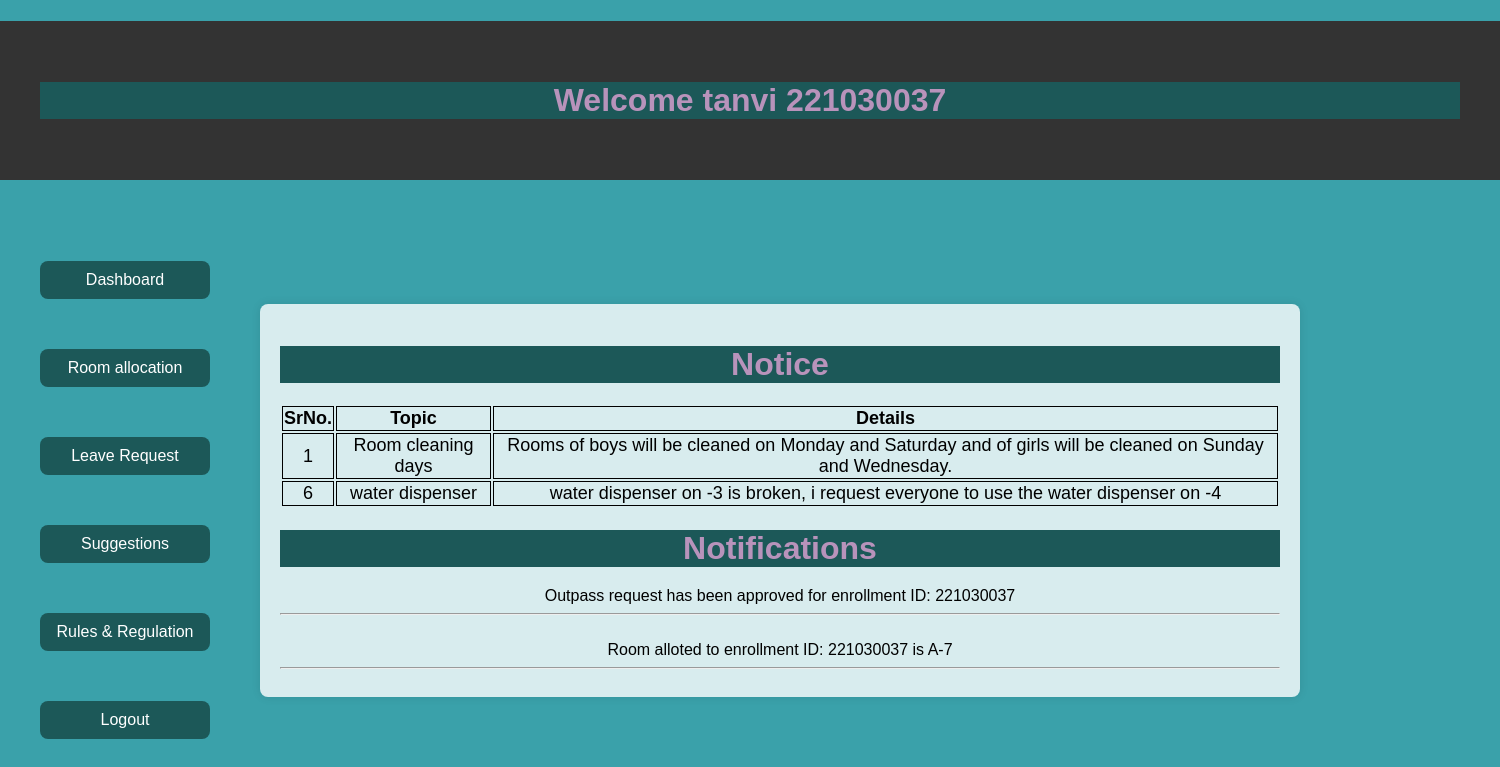
The app's page /dashboard_user.php (signed in) with its own data.
### tables this page shows
CREATE TABLE `notice` (
  `nid` int(11) NOT NULL,
  `topic` varchar(200) NOT NULL,
  `detail` varchar(350) NOT NULL
);

CREATE TABLE `leave` (
  `lid` int(11) NOT NULL,
  `enrollment_id` int(11) NOT NULL,
  `permission` varchar(10) NOT NULL,
  `pcontact` int(11) NOT NULL,
  `reason` varchar(250) NOT NULL,
  `depart` date NOT NULL,
  `arrive` date NOT NULL,
  `address_to` varchar(250) NOT NULL,
  `approve` tinyint(1) NOT NULL DEFAULT 0
);

CREATE TABLE `room` (
  `rid` int(11) NOT NULL,
  `enrollment_id` int(11) NOT NULL,
  `cgpa` varchar(5) NOT NULL,
  `accomodation` varchar(20) NOT NULL,
  `disability` varchar(10) NOT NULL,
  `requirement` varchar(350) NOT NULL,
  `roomno` varchar(11) DEFAULT ''
);

### dashboard_user.php (the view, shortened to what this page needs)
<!DOCTYPE html>
<html lang="en">
<head>
  <link rel="stylesheet" href="style.css">
</head>
<body>
  <header>
  <?php
include('connection.php');
if(isset($_SESSION['sname'])){
  echo"<header>
    <h1>Welcome $_SESSION[sname] $_SESSION[enrollment]</h1>
  </header>";}
?>
  </header>
  <div class="button-container">
    <a class="dashboard-button" href="dashboard_user.php" type="button" id="dashboard_button">Dashboard</a>
    <a class="dashboard-button"  type="button" id="room_allocation">Room allocation</a>
    <a class="dashboard-button"  type="button" id="leave_request">Leave Request</a>
    <a class="dashboard-button"  type="button" id="suggestion">Suggestions</a>
    <a class="dashboard-button"  type="button" id="rules">Rules & Regulation</a>
    <a class="dashboard-button" href="logout.php" type="button" id="logout" >Logout</a>
  </div>
  <div class="content" id="right_sidebar">
    <h1 >Notice</h1>
  <?php
$sql="SELECT * FROM notice";
$result=mysqli_query($connection,$sql);
if ($result->num_rows > 0){
    echo"<table>
        <tr>
            <th>SrNo.</th>
            <th>Topic</th>
            <th>Details</th>
        </tr>";
        while($row = $result->fetch_assoc()) {
            echo"
        <tr>
            <td>{$row["nid"]}</td>
            <td>{$row["topic"]}</td>
            <td>{$row["detail"]}</td>
        </tr>";
        }
  echo"  </table>";
    }
?>
  <h1 style="margin-bottom: 20px;">Notifications</h1>
  <?php
  $sql = "SELECT * FROM `leave` where enrollment_id= '$_SESSION[enrollment]'";
   $result = mysqli_query($connection, $sql);
   if ($result && mysqli_num_rows($result) > 0) {
    while ($row = mysqli_fetch_assoc($result)) {
        if ($row['approve'] == 1) {
            echo "Outpass request has been approved for enrollment ID: " . $row['enrollment_id'];
            echo "<br><hr>";
        } else {
            echo "Leave request is pending for enrollment ID: " . $row['enrollment_id'];
            echo "<br><hr>";
        }
    }}
  ?>
  <br>
  <?php
  $sql = "SELECT * FROM room where enrollment_id= '$_SESSION[enrollment]'";
   $result = mysqli_query($connection, $sql);
   if ($result && mysqli_num_rows($result) > 0) {
    while ($row = mysqli_fetch_assoc($result)) {
        if ($row['roomno']) {
            echo "Room alloted to enrollment ID: " . $row['enrollment_id']." is ".$row['roomno'] ;
            echo "<br><hr>";
        } else {
            echo "Room  yet to be alloted to enrollment ID " . $row['enrollment_id'];
            echo "<br><hr>";
        }
    }}
  ?>
  </div>
</body>
</html>

### style.css (style rules this page uses)
body { background-color:#3aa1aa; text-align: center; align-items: center; margin: 0; }
h1 { font-family: 'Gill Sans', 'Gill Sans MT', Calibri, 'Trebuchet MS', sans-serif; background-color: #1c5858; color: #b893bb; }
table { width: 100%; font-size: large; }
th { text-align: center; border: 1px solid; }
td { text-align: center; border: 1px solid; }

### dashboard_user.php (style rules this page uses)
body { font-family: 'Arial', sans-serif; margin: 0; padding: 0; color: #fff; min-height: 100vh; display: grid; grid-template-columns: 1fr 1fr; }
header { background-color: #333; padding: 20px; text-align: center; grid-column: span 2; }
.button-container { display: flex; flex-direction: column; gap: 10px; margin: 20px; }
.dashboard-button { padding: 10px; background-color: #1c5858; color: #fff; border: none; border-radius: 8px; font-size: 16px; width: 150px; margin: 20px; text-decoration: none; cursor:pointer; }
.content { padding: 20px; text-align: center; background-color: rgba(255, 255, 255, 0.8); border-radius: 8px; box-shadow: 0 0 10px rgba(0, 0, 0, 0.1); grid-column: span 1; width: 1000px; margin-right: 200px; height: auto; color: black; }

### records on screen
notice: nid "1", topic "Room cleaning days", detail "Rooms of boys will be cleaned on Monday and Saturday and of girls will be cleaned on Sunday and Wednesday."
notice: nid "6", topic "water dispenser", detail "water dispenser on -3 is broken, i request everyone to use the water dispenser on -4"
leave: enrollment "221030037"
room: enrollment "221030037", roomno "A-7"

### other values on screen
$_SESSION[sname] "tanvi"
$_SESSION[enrollment] "221030037"
